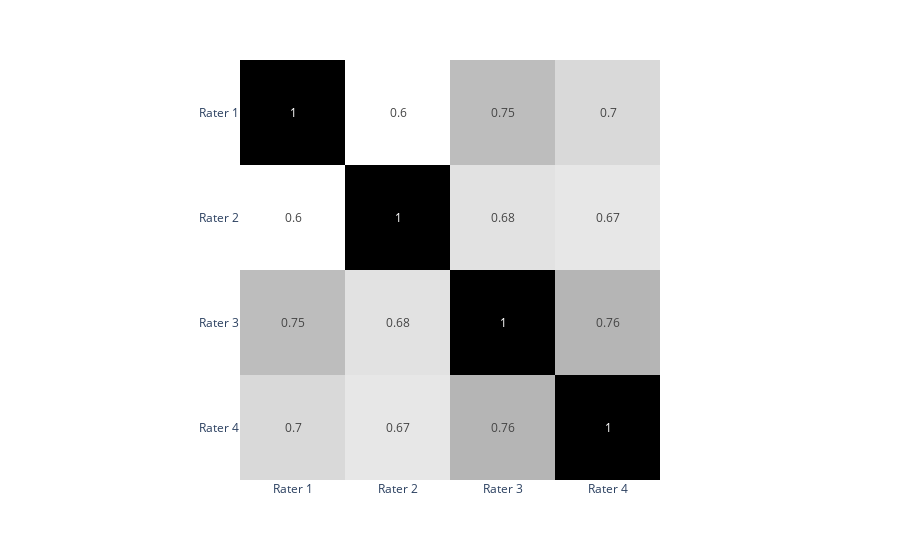

Notebook code cell kept with this figure:
### Code cell
import plotly.express as px
N=4
kappa_coefs = [[kappa(ratings.iloc[:,i+1], ratings.iloc[:,j+1]) for j in range(N) ] for i in range (N)]
fig = px.imshow(kappa_coefs, text_auto=True, labels=dict(color="Kappa coefficient"),
                x=['Rater 1', 'Rater 2', 'Rater 3', 'Rater 4'],
                y=['Rater 1', 'Rater 2', 'Rater 3', 'Rater 4'],
                color_continuous_scale='Greys')
fig.update_layout({
"plot_bgcolor": "rgba(0, 0, 0, 0)",
"paper_bgcolor": "rgba(0, 0, 0, 0)",
})
fig.update_coloraxes(showscale=False)
fig.show()

### Figure 1 — Plotly figure (JSON) as saved in the notebook; plotly's stock layout.template omitted (floating-point values rounded to 4 significant figures)
{"data": [{"coloraxis": "coloraxis", "hovertemplate": "x: %{x}<br>y: %{y}<br>Kappa coefficient: %{z}<extra></extra>", "name": "0", "texttemplate": "%{z}", "type": "heatmap", "x": ["Rater 1", "Rater 2", "Rater 3", "Rater 4"], "xaxis": "x", "y": ["Rater 1", "Rater 2", "Rater 3", "Rater 4"], "yaxis": "y", "z": [[1, 0.6, 0.75, 0.7], [0.6, 1, 0.68, 0.67], [0.75, 0.68, 1, 0.76], [0.7, 0.67, 0.76, 1]]}], "layout": {"coloraxis": {"colorbar": {"title": {"text": "Kappa coefficient"}}, "colorscale": [[0, "rgb(255,255,255)"], [0.125, "rgb(240,240,240)"], [0.25, "rgb(217,217,217)"], [0.375, "rgb(189,189,189)"], [0.5, "rgb(150,150,150)"], [0.625, "rgb(115,115,115)"], [0.75, "rgb(82,82,82)"], [0.875, "rgb(37,37,37)"], [1, "rgb(0,0,0)"]], "showscale": false}, "margin": {"t": 60}, "paper_bgcolor": "rgba(0, 0, 0, 0)", "plot_bgcolor": "rgba(0, 0, 0, 0)", "xaxis": {"anchor": "y", "constrain": "domain", "domain": [0, 1], "scaleanchor": "y"}, "yaxis": {"anchor": "x", "autorange": "reversed", "constrain": "domain", "domain": [0, 1]}}}
